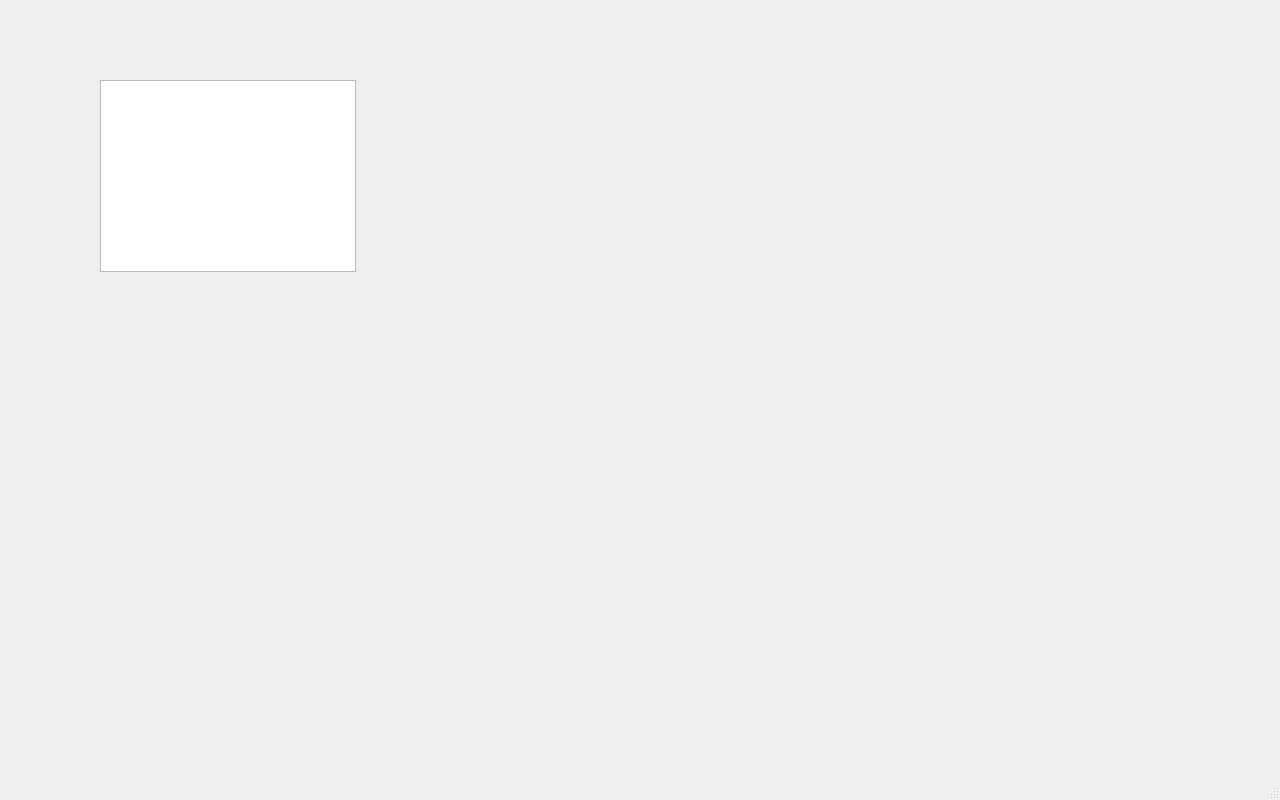
<?xml version="1.0" encoding="UTF-8"?>
<ui version="4.0">
 <class>MainWindow</class>
 <widget class="QMainWindow" name="MainWindow">
  <property name="geometry">
   <rect>
    <x>0</x>
    <y>0</y>
    <width>1280</width>
    <height>800</height>
   </rect>
  </property>
  <property name="font">
   <font>
    <family>Cascadia Code</family>
   </font>
  </property>
  <property name="windowTitle">
   <string>MainWindow</string>
  </property>
  <widget class="QWidget" name="centralwidget">
   <widget class="QTableView" name="tableView">
    <property name="geometry">
     <rect>
      <x>100</x>
      <y>80</y>
      <width>256</width>
      <height>192</height>
     </rect>
    </property>
   </widget>
  </widget>
  <widget class="QStatusBar" name="statusbar"/>
 </widget>
 <resources/>
 <connections/>
</ui>
